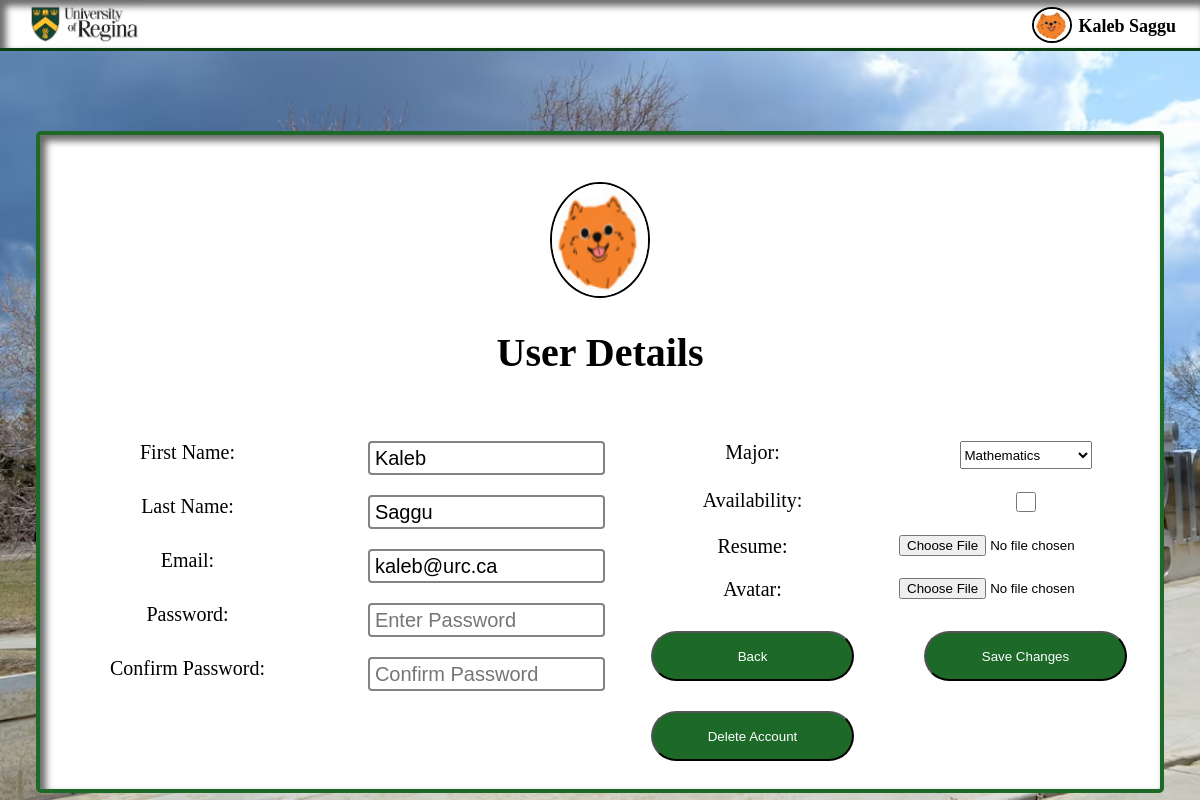
The page /editStudent (signed in) on the database its author committed.
### app/models.py (models this page shows, shortened)
class Students(db.Model):
    __tablename__ = 'STUDENTS'
    id = db.Column(db.Integer, primary_key=True)
    student_id = db.Column(db.Integer, unique=True, nullable=False)
    first_name = db.Column(db.String(50), nullable=False)
    last_name = db.Column(db.String(100), nullable=False)
    email = db.Column(db.String(80), unique=True, nullable=False)
    password_hash = db.Column(db.String(128))
    resume = db.Column(db.Text)
    major = db.Column(db.Text)
    looking_for_job = db.Column(db.Boolean)
    bio = db.Column(db.Text )
    avatar = db.Column(db.String(200),default="Default.png")
    date_created = db.Column(db.DateTime, default=db.func.current_timestamp())
    date_updated = db.Column(db.DateTime, default=db.func.current_timestamp(), onupdate=db.func.current_timestamp())
    job_applications = relationship('Applications', backref='student', cascade='all, delete-orphan')

### app/views.py (the view)
@app.route('/editStudent', methods=['GET', 'POST'])
def editStudent():
    UPLOAD_FOLDER = app.config['UPLOAD_FOLDER']
    RESUME_FOLDER = app.config['RESUME_FOLDER']
    if "student" in session:
        student = session["student"]
        student = Students.query.get(student)
        if request.method == 'POST':
            student.first_name = request.form['studentfirstName']
            student.last_name = request.form['studentlastName']
            student.email = request.form['studentEmail']
            student.major = request.form['studentMajor']
            student.looking_for_job = bool(request.form.get('studentAvailability'))
            new_password = request.form.get('newPassword')
            if len(new_password) >= 5:
                confirm_password = request.form.get('confirmPassword')
                if new_password and confirm_password and new_password == confirm_password:
                    student.set_password(new_password)
            if 'newResume' in request.files:
                resume_file = request.files['newResume']
                if resume_file.filename != '':
                    if allowed_resume_file(resume_file.filename):
                        resume_filename = f"{student.first_name}_{student.last_name}_{student.id}_Resume.pdf"
                        resume_file.save(os.path.join(RESUME_FOLDER, secure_filename(resume_filename)))
                        student.resume = resume_filename
                    else:
                        flash('Invalid file format. Please upload a PDF file for the resume.', 'error')
                        return redirect(url_for('editStudent'))  # Redirect to editStudent route or template
            if 'newstudentAvatar' in request.files:
                avatar_file = request.files['newstudentAvatar']
                if avatar_file.filename != '':
                    if allowed_file(avatar_file.filename):
                        avatar_filename = f"{student.first_name}_{student.last_name}_{student.id}_Avatar{os.path.splitext(avatar_file.filename)[1]}"
                        old_avatar_path = os.path.join(app.config['UPLOAD_FOLDER'],
                                                       f"{student.first_name}_{student.last_name}_{student.id}_Avatar.*")
                        old_avatar_files = glob.glob(old_avatar_path)
                        for old_avatar_file in old_avatar_files:
                            os.remove(old_avatar_file)
                        avatar_file.save(os.path.join(app.config['UPLOAD_FOLDER'], avatar_filename))
                        student.avatar = avatar_filename
            try:
                db.session.commit()
                return redirect(url_for('profileStudent'))
            except Exception as e:
                print(e)
        else:
            return render_template('editStudent.html', student=student)
    else:
        return redirect(url_for('login'))  # Assuming you have a 'login' route

### app/templates/editStudent.html (shortened to what this page needs)
<!DOCTYPE html>
<html lang="en">
<head>
    <link rel="stylesheet" type="text/css" href="{{ url_for('static', filename='css/shared.css') }}">
    <link rel="stylesheet" type="text/css" href="{{ url_for('static', filename='css/editStudent.css') }}">
</head>
<body>
    <div class="page-wrap">
        <nav class="header">
            <div class="header-container">
                <div class="header-logo">
                    <a href="{{ url_for('jobListings') }}">
                        <div class="header-logo">
                            <img src="{{ url_for('static', filename='library/media/UR_Logo_Primary_Full_Colour_RGB.png') }}" class="logo">
                        </div>
                    </a>
                </div>
                <div class="header-profilenav">
                    <div class="dropdown">
                        <button class="dropbtn"><img class="header-profile-icon" src="{{ url_for('static', filename='library/media/avatars/' ~ student.avatar ) }}" width="30vw" ></button>
                    </div>
                    <div class="header-profile-name">{{ student.first_name }} {{ student.last_name }}</div>
                </div>
            </div>
        </nav>
         <form method="POST" action="/editStudent" id="submitForm" class="cust-main-wrapper" enctype="multipart/form-data">
            <div class="info-box1">
                <div id="error"></div><br>
                <div class="align-center">
                    <img src="{{ url_for('static', filename='library/media/avatars/' ~ student.avatar ) }}" class="jobImg">
                </div>
                <h1 class="align-center titleText">User Details</h1>
            </div><br>
            <div class="info-section">
                <div class="info-box2">
                    <div class="userDetails">
                        <label class="inputLabel float-left" >First Name:</label>
                        <input class="inputBox" type="text" id="studentfirstName" name="studentfirstName" placeholder="first name" value="{{ student.first_name }}">
                        <label class="inputLabel float-left" >Last Name:</label>
                        <input class="inputBox" type="text" id="studentlastName" name="studentlastName" placeholder="Last Name" value="{{ student.last_name }}">
                        <label class="inputLabel float-left" >Email:</label>
                        <input class="inputBox" type="email" id="studentEmail" name="studentEmail" placeholder="Enter Email" value="{{ student.email }}">
                        <label class="inputLabel float-left" >Password:</label>
                        <input class="inputBox" type="text" id="studentPassword" name="newPassword" placeholder="Enter Password">
                        <label class="inputLabel float-left" >Confirm Password:</label>
                        <input class="inputBox" type="text"  id="studentconfirmPassword" name="confirmPassword" placeholder="Confirm Password">
                    </div>
                </div>
                <div class="info-box3">
                    <div class="userDetails">
                        <label class="inputLabel float-left">Major:</label>
                            <select class="postingBox" name="studentMajor" id="studentMajor">
                                <option class="form-item" value="Mathematics" {% if 'Mathematics' in student.major %} selected {% endif %}>Mathematics</option>
                            </select>
                        <label class="detailText">Availability: </label>
                        <input class="checkSize" type="checkbox" id="studentAvailability" name="studentAvailability" value="lfj">
                        <label class="detailText">Resume: </label>
                        <input type="file" id="newResume" name="newResume" class="newResume">
                        <label class="detailText">Avatar: </label>
                        <input type="file" id="newstudentAvatar" name="newstudentAvatar" class="newStudentAvatar">
                        <button id="backButton" class="submitButton greenButton">
                            <a class="link" href="{{ url_for('profileStudent') }}">Back</a>
                        </button>
                        <button class="submitButton greenButton" id="saveButton" type="submit">Save Changes</button>
                        <button class="submitButton greenButton" id="deleteButton" type="submit">Delete Account</button>
                    </div>
                </div>
            </div>
        </form>
    </div>
</body>
</html>

### app/static/css/shared.css (style rules this page uses)
html, body { height: 100%; }
body { margin: 0; background-size: cover; overflow-x: hidden; font-family:Cambria, Cochin, Georgia, Times, 'Times New Roman', serif }
.inputLabel { font-size: 20px; margin-bottom: 5px; }
.link { color: white; text-decoration: none; }
.page-wrap { height: 100%; display: flex; flex-direction: column; }
.greenButton { width: 10vw; height: 5vh; border-radius: 50px; background-color: #164e1f; color: white; }
.header { background-color: white; border-bottom: #0c3f14 3px solid; height: 6vh; box-shadow: inset 5px 5px 7px 1px rgba(0,0,0,0.59); }
.header-container { display: flex; flex-direction: row; justify-content: space-between; padding: 0 2vw 0 2vw; }
.logo { height: 6vh; }
.header-profilenav { display: flex; flex-direction: row; align-items: center; }
.header-profile-icon { width: 2vw; height: 4vh; border-radius: 50%; border: black 2px solid; }
.header-profile-name { font-size: 1vw; font-weight: 600; }
.dropbtn { font-size: 0.75vw; font-weight: 600; background-color: transparent; border: none; cursor: pointer; }
.dropdown { position: relative; display: inline-block; }
@media (min-width: 993px) and (max-width: 1440px) { .page-wrap { height: 100%; width: 100%; display: flex; flex-direction: column; } }
@media (min-width: 993px) and (max-width: 1440px) { .header-profile-icon { width: 3vw; height: 4vh; } }
@media (min-width: 993px) and (max-width: 1440px) { .header-profile-name { font-size: 1.5vw; } }

### app/static/css/editStudent.css (style rules this page uses)
body { background-image: url(../library/media/university-of-regina.avif); }
.float-left { float: left; }
.align-center { text-align: center; }
.titleText { font-size: 40px; }
.inputBox { font-size: 20px; border: 2px solid rgb(128, 133, 128); height: 20px; border-radius: 4px; width: 80%; padding: 5px; display: inline-block; }
.cust-main-wrapper { text-align: center; margin-top: 10vh; background-color: #fff; padding: 1vh; margin-right: auto; margin-left: auto; justify-items: center; border-radius: 5px; border: 4px solid #1c6928;; box-shadow: inset 5px 5px 7px 1px rgba(0,0,0,0.59); }
.info-section { display: flex; flex-direction: row; }
.info-box1 { height: 280px; display: flex; flex-direction: column; justify-content: center; align-items: center; }
.info-box2 { display: flex; flex-direction: column; justify-content: flex-start; align-items: center; }
.info-box3 { display: flex; flex-direction: column; justify-content: flex-end; align-items: center; padding-bottom: 20px; }
.submitButton { margin-top: 10px; width: 80%; height: 50px; border-radius: 3%; background-color: #1c6928; border-radius: 30px; }
.userDetails { display: grid; grid-template-columns: 1fr 1fr; justify-items: center; gap: 20px; }
.detailText { font-size: 20px; }
.checkSize { width: 20px; height: 20px; }
.jobImg { height: 14vh; width: 8vw; border-radius: 50%; border: black 2px solid; }

### rows shown on the page
Students: avatar (picture), first_name "Kaleb", last_name "Saggu", studentfirstName "Kaleb", studentlastName "Saggu", studentEmail "kaleb@urc.ca", studentMajor "Mathematics"
